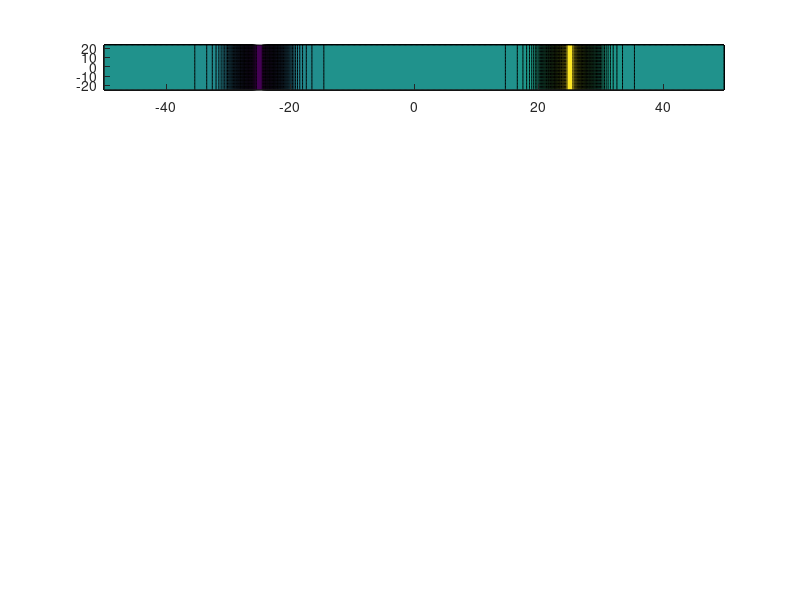

MATLAB code for this plot: (Note: this script raises an error after producing the figure.)
% Solve KP eq. (u_t + 6uu_x + epsilon^2 u_xxx)_x + lambda u_yy = 0
% on [-Lx,Lx] & [-Ly,Ly] by FFT in space with integrating factor 
% v = exp[-i(k^3*epsilon^2-lambda*l^2/k)t]*u_hat and RK4 in time

% clear all;
% close all;

% Set up grid and the initial data;

Nx = 2^9; Ny = 2^5; dt = 1.e-3;
Lx = 50; Ly = 25;
% lambda = -1;    % KP I
lambda = 1;     % KP II
o = 1.e-16; epsilon = 1;

x = (2*Lx/Nx)*(-Nx/2:Nx/2-1)';
y = (2*Ly/Ny)*(-Ny/2:Ny/2-1)';
[X,Y] = meshgrid(x,y);
k = (pi/Lx)*[0:Nx/2-1 0 -Nx/2+1:-1]';
l = (pi/Ly)*[0:Ny/2-1 0 -Ny/2+1:-1]';
[KX,KY] = meshgrid(k,l);
ik3 = 1i*(epsilon^2*KX.^3-lambda*KY.^2./(KX+1i*lambda*o));

% Choose IC

%% Set up soliton function
a =@(x,y) 1; q =@(x,y) 0;
u = @(theta,x,y,a) a(x,y).*(sech(sqrt(a(x,y)/12).*theta)).^2;
theta = @(x,y,a,q,x0,y0) ( (x-x0) + q(x,y).*(y-y0) );
IC = @(X,Y) u(theta(X,Y,a,q,25,0),X,Y,a);
u0 = IC(X,Y)-IC(-X,Y);

% 0.1 KdV soliton
% C = 1; u0 = 2*C^2*sech(C*X).^2;   % epsilon = 1;

% 0.2 cnidal wave
% m = 0.5;  % r_1 = 0; r_2 = m; r_3 = 1;
% [SN,CN,DN] = ellipj(X,m);   % epsilon = 1;
% u0 = -m+1+2*m*CN.^2;

% 1. IC1 (Klein)
% u0 = -sech(sqrt(X.^2+Y.^2)).^2;
% u0_hat = fft2(u0);
% w_hat = 1i*KX.*u0_hat;
% u0 = real(ifft2(w_hat));

% 2. Parabolic front IC
% mu = -1; 
% u0 = 0.5*(mu*tanh(10*(X+0.01*Y.^2/2))-mu*tanh(10*(X+30+0.01*Y.^2/2)));  

% 3. Cos front IC
% mu = -1;
% u0 = 0.5*(mu*tanh(10*(X-10-cos(pi*Y/Ly)))-mu*tanh(10*(X+10-0.01*cos(pi*Y/Ly))));  

u = u0;
v = fft2(u);

% Solve PDE and plot results:

tmax = 5; nmax = round(tmax/dt); 

% If plotting, number of times to plot
nplt = 6;
pltout = round(linspace(1,nmax,nplt));
figure(2); clf;
tic
for n = 1:nmax
    
    t = n*dt;
    
    g = -1/2*1i*dt*KX;
    E = exp(dt*ik3/2); E2 = E.^2;
    a = g.*fft2(real( ifft2(     v    ) ).^2);
    b = g.*fft2(real( ifft2(E.*(v+a/2)) ).^2);     % 4th-order
    c = g.*fft2(real( ifft2(E.*v + b/2) ).^2);     % Runge-Kutta
    d = g.*fft2(real( ifft2(E2.*v+E.*c) ).^2);
    v = E2.*v + (E2.*a + 2*E.*(b+c) + d)/6;
    
    if ismember(n,pltout)
        fprintf('t = %.4f\n',t)
            vn = norm(v,inf);
            fprintf('norm = %.4f\n',vn)
        figure(2);
            h((pltout==n))=subplot(nplt,1,find(pltout==n));
                u = real(ifft2(v));
                contourf(X,Y,u,100,'edgecolor','none');
                colormap(load('CoolWarmFloat257.csv'));
                axis([-Lx,Lx,-Ly,Ly]);
                caxis([-1.03 1.0383]);
                title(['t = :',num2str(t,'%.4f')]);
        drawnow; pause(0.25);
        toc;
    end

end


% Error for the one-soliton solution of the KdV
%   u = real(ifft2(v));
%   uexact = 2*C^2*sech(C*X-4*C^3*t).^2;
%   error = norm(u-uexact,inf);


% u = real(ifft2(v));
% surf(X,Y,u);
% shading interp 
% axis([-Lx,Lx,-Ly,Ly,-1,2]);






